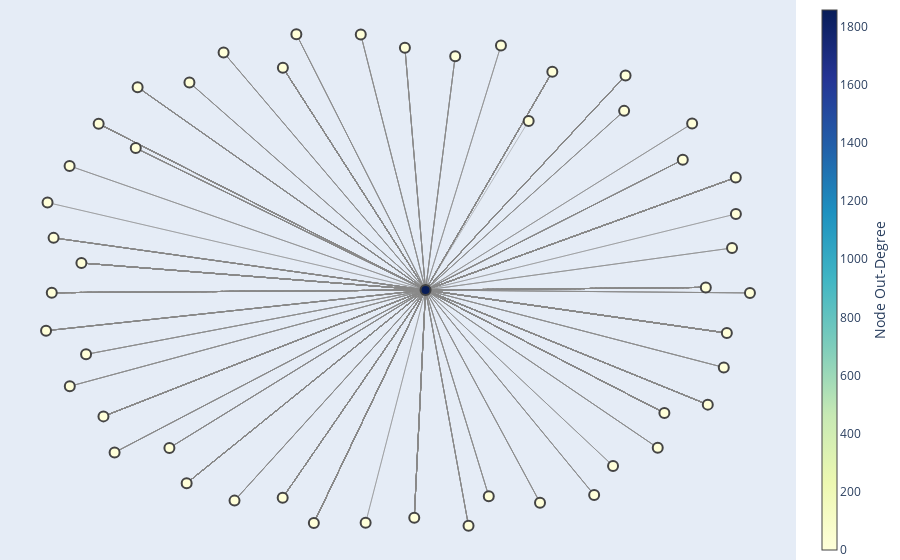

The notebook cell saved with this chart:
### Markdown cell above
Visualize the graph for the top 50 senders (authors) based on out-degree centrality.

Out-degree centrality measures the number of outgoing edges from a node (individual), indicating its influence in terms of sending emails.

Note: Out-degree centrality might be 0 for nodes that do not have any outgoing edges. This means that the node (email address) did not send any emails to other nodes (individuals) within the dataset or the specified subgraph. Such nodes could either be recipients only, or they could be isolated in terms of sending emails within the context of the analyzed email interactions.

### Code cell
# Create lists of email interactions for authors and recipients
edges = []
author_index, email_index, tag_index = 0, 1, 2
for row in df.iter_rows():
    if row[tag_index] == 'author':
        author_email = row[email_index]
    elif row[tag_index] == 'recipient':
        recipient_email = row[email_index]
        edges.append((author_email, recipient_email))

# Build the directed graph
G = nx.MultiDiGraph()
G.add_edges_from(edges)

# Calculate out-degree centrality
out_degree_centrality = nx.out_degree_centrality(G)

# Identify top 50 nodes based on out-degree centrality
top_50_out_degree = sorted(out_degree_centrality.items(), key=lambda x: x[1], reverse=True)[:50] # modify the top X number as required.
top_50_nodes_by_out_degree = [node for node, _ in top_50_out_degree]

# Create a subgraph with the top 50 nodes
H_sub = G.subgraph(top_50_nodes_by_out_degree)

# Create a new MultiDiGraph based on the subgraph
H = nx.MultiDiGraph()
H.add_nodes_from(H_sub.nodes(data=True))
H.add_edges_from(H_sub.edges(keys=True, data=True))

# Remove nodes with 0 connections from the new graph
nodes_with_no_edges = [n for n, d in H.degree() if d == 0]
H.remove_nodes_from(nodes_with_no_edges)

# Layout for the graph
pos = nx.spring_layout(H, seed = 42)

# Hover text to mention # of Connections
out_degrees = dict(H.out_degree())
hover_texts = [f'Node: {node}<br># of Connections: {out_degrees[node]}' for node in H.nodes()]

# Extract edge positions and prepare hover text for edges
edge_x = []
edge_y = []
edge_hover_text = []
for edge in H.edges():
    x0, y0 = pos[edge[0]]
    x1, y1 = pos[edge[1]]
    edge_x.extend([x0, x1, None])
    edge_y.extend([y0, y1, None])
    # Display the connected nodes in the hover text
    edge_hover_text.extend([f'{edge[0]} - {edge[1]}', f'{edge[0]} - {edge[1]}', None])

edge_trace = go.Scatter(x=edge_x, y=edge_y, line=dict(width=0.5, color='#888'), hoverinfo='text', mode='lines',
                        text=edge_hover_text)

node_x = [pos[node][0] for node in H.nodes()]
node_y = [pos[node][1] for node in H.nodes()]

node_color = [out_degrees[node] for node in H.nodes()]
node_trace = go.Scatter(x=node_x, y=node_y, mode='markers', hoverinfo='text', text=[f'Node: {node}<br># of Outgoing Connections: {out_degrees[node]}' for node in H.nodes()],
                        marker=dict(showscale=True, colorscale='YlGnBu', color=node_color, size=10,
                                    colorbar=dict(thickness=15, title='Node Out-Degree', xanchor='left', titleside='right'), line_width=2))

fig = go.Figure(data=[edge_trace, node_trace], layout=go.Layout(showlegend=False, hovermode='closest',
                                                                margin=dict(b=0, l=0, r=0, t=0),
                                                                xaxis=dict(showgrid=False, zeroline=False, showticklabels=False),
                                                                yaxis=dict(showgrid=False, zeroline=False, showticklabels=False)))

fig.show()

### Figure 1 — Plotly figure (JSON) as saved in the notebook; plotly's stock layout.template omitted (floating-point values rounded to 4 significant figures; data arrays with more than 128 entries replaced by an {"elided": "..."} marker saying what was removed)
{"data": [{"hoverinfo": "text", "line": {"color": "#888", "width": 0.5}, "mode": "lines", "text": {"elided": "5571 str values"}, "type": "scatter", "x": {"elided": "5571 float values"}, "y": {"elided": "5571 float values"}}, {"hoverinfo": "text", "marker": {"color": [0, 0, 0, 0, 0, 0, 0, 0, 0, 0, 0, 0, 0, 1857, 0, 0, 0, 0, 0, 0, 0, 0, 0, 0, 0, 0, 0, 0, 0, 0, 0, 0, 0, 0, 0, 0, 0, 0, 0, 0, 0, 0, 0, 0, 0, 0, 0, 0, 0, 0], "colorbar": {"thickness": 15, "title": {"side": "right", "text": "Node Out-Degree"}, "xanchor": "left"}, "colorscale": [[0, "rgb(255,255,217)"], [0.125, "rgb(237,248,177)"], [0.25, "rgb(199,233,180)"], [0.375, "rgb(127,205,187)"], [0.5, "rgb(65,182,196)"], [0.625, "rgb(29,145,192)"], [0.75, "rgb(34,94,168)"], [0.875, "rgb(37,52,148)"], [1, "rgb(8,29,88)"]], "line": {"width": 2}, "showscale": true, "size": 10}, "mode": "markers", "text": ["Node: fig@feelsgoodvapor.com<br># of Outgoing Connections: 0", "Node: jason.georgen@ddb.com<br># of Outgoing Connections: 0", "Node: xxxxx@aol.com<br># of Outgoing Connections: 0", "Node: don.dixon@nativebeveragegroup.com<br># of Outgoing Connections: 0", "Node: gavin@fivepawns.com<br># of Outgoing Connections: 0", "Node: aefland@crestmark.com<br># of Outgoing Connections: 0", "Node: xxxxxxxxxxxxx@gmail.com<br># of Outgoing Connections: 0", "Node: riki@antedote.com<br># of Outgoing Connections: 0", "Node: jharriman@bowergroupasia.com<br># of Outgoing Connections: 0", "Node: love@bigvisionbusiness.com<br># of Outgoing Connections: 0", "Node: sworthington@vaporbeast.com<br># of Outgoing Connections: 0", "Node: jd1297@hunter.cuny.edu<br># of Outgoing Connections: 0", "Node: darin@darinp.net<br># of Outgoing Connections: 0", "Node: crice@juul.com<br># of Outgoing Connections: 1857", "Node: katherine.barks@tracylocke.com<br># of Outgoing Connections: 0", "Node: rcoller@skgf.com<br># of Outgoing Connections: 0", "Node: m.crawford@spacejamjuice.com<br># of Outgoing Connections: 0", "Node: hoyoung.huh@me.com<br># of Outgoing Connections: 0", "Node: rodney@fivepawns.com<br># of Outgoing Connections: 0", "Node: xxxxxxx@gmail.com<br># of Outgoing Connections: 0", "Node: jo.white@thebrewery.com<br># of Outgoing Connections: 0", "Node: sminutoli@hamiltonlane.com<br># of Outgoing Connections: 0", "Node: bruce_xxxxxx@hotmail.com<br># of Outgoing Connections: 0", "Node: ted.rydesky@citi.com<br># of Outgoing Connections: 0", "Node: peter@beckett-associates.com<br># of Outgoing Connections: 0", "Node: retailers@juulvapor.com<br># of Outgoing Connections: 0", "Node: support@juulvapor.com<br># of Outgoing Connections: 0", "Node: ndesai@skgf.com<br># of Outgoing Connections: 0", "Node: patrick@charlieschalkdust.com<br># of Outgoing Connections: 0", "Node: cmorimoto@mediasmith.com<br># of Outgoing Connections: 0", "Node: xxxxxxxxxxx@gmail.com<br># of Outgoing Connections: 0", "Node: george@ruthlessvapor.com<br># of Outgoing Connections: 0", "Node: cbatis@rapiddisplays.com<br># of Outgoing Connections: 0", "Node: km@usavapelab.com<br># of Outgoing Connections: 0", "Node: funmi@ruthlessvapor.com<br># of Outgoing Connections: 0", "Node: cwillig@mediasmith.com<br># of Outgoing Connections: 0", "Node: shantelwilliams@fb.com<br># of Outgoing Connections: 0", "Node: kentaro@kenta.ro<br># of Outgoing Connections: 0", "Node: patrick@streamlinevape.com<br># of Outgoing Connections: 0", "Node: michael@areatwelve.com<br># of Outgoing Connections: 0", "Node: mtalley@skgf.com<br># of Outgoing Connections: 0", "Node: dale@vermamedia.com<br># of Outgoing Connections: 0", "Node: harry@stanwichgroupllc.com<br># of Outgoing Connections: 0", "Node: huy@usavapelab.com<br># of Outgoing Connections: 0", "Node: tmetzler@vaporbeast.com<br># of Outgoing Connections: 0", "Node: richard@4cstory.com<br># of Outgoing Connections: 0", "Node: rsterne@skgf.com<br># of Outgoing Connections: 0", "Node: jim@vermamedia.com<br># of Outgoing Connections: 0", "Node: ron@rwsops.com<br># of Outgoing Connections: 0", "Node: monitoring.us@cision.com<br># of Outgoing Connections: 0"], "type": "scatter", "x": [-0.09659, 0.8107, -0.5872, -0.917, 0.1694, -0.7253, 0.8811, -0.8216, -0.8837, 0.264, 0.4084, -0.8706, 0.02777, 0.08594, 0.207, 0.6142, -0.4831, 0.837, -0.4523, 0.7589, -0.9672, -0.8351, -0.3161, 0.3765, 0.0541, 0.96, 0.6495, 0.2984, -0.9164, -0.9833, -0.3166, 0.9262, -0.7306, -0.5793, -0.2781, 0.7401, -0.9791, 0.4431, 0.561, -0.08289, 0.9603, -0.2288, -0.6358, 0.6454, 0.9999, -0.9621, 0.9495, 0.9349, 0.8756, -0.7902], "y": [0.9985, 0.4891, -0.8269, 0.4642, 0.9101, 0.7846, -0.5072, -0.555, 0.06909, -0.8796, -0.906, -0.3026, 0.9446, -0.0409, -1, -0.7565, 0.9256, 0.6364, -0.8978, -0.5412, -0.0517, 0.6355, 0.8639, 0.6471, -0.9676, 0.4171, 0.8318, 0.9539, -0.4325, -0.2064, -0.8861, -0.3559, 0.5368, 0.8035, 0.9999, -0.683, 0.3151, 0.8473, -0.8745, -0.9882, 0.2686, -0.9886, -0.6834, 0.6881, -0.05277, 0.1714, 0.1301, -0.2159, -0.03011, -0.7018]}], "layout": {"hovermode": "closest", "margin": {"b": 0, "l": 0, "r": 0, "t": 0}, "showlegend": false, "xaxis": {"showgrid": false, "showticklabels": false, "zeroline": false}, "yaxis": {"showgrid": false, "showticklabels": false, "zeroline": false}}}
